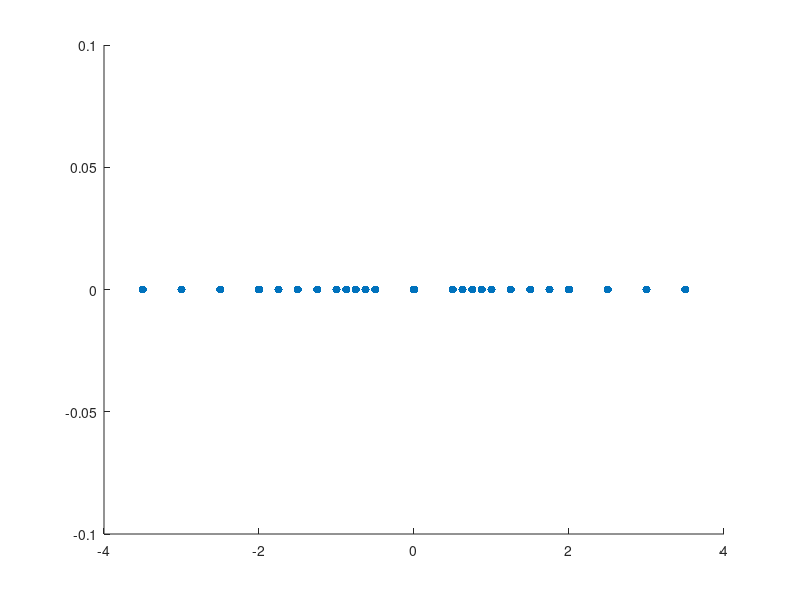
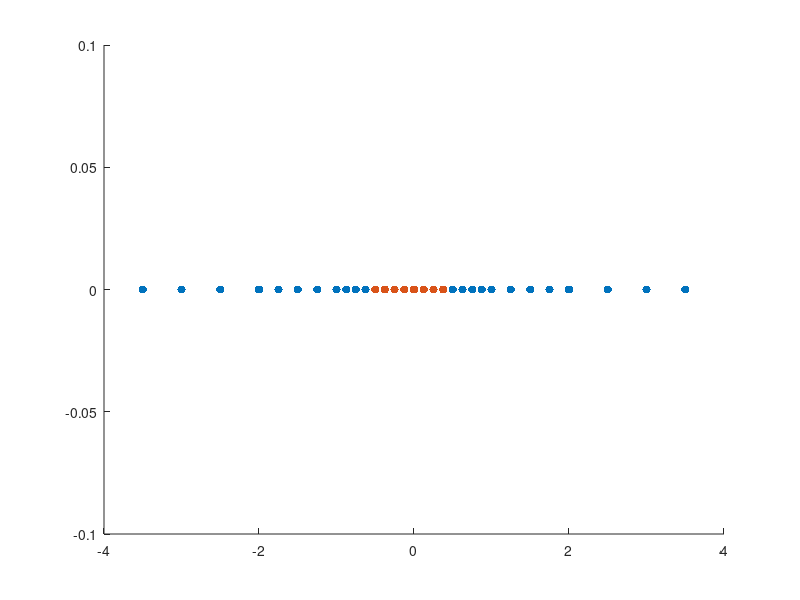

The MATLAB script that drew these images, in order:
A = [0 -3.5; 0 -3; 0 -2.5; 0 -2; 0 -1.75; 0 -1.5; 0 -1.25; 0 -1; 0 -0.875; 0 -0.75; 0 -0.625; 0 -0.5; 0 0; 
     0 0.5; 0 0.625; 0 0.75; 0 0.875; 0 1; 0 1.25; 0 1.5; 0 1.75; 0 2; 0 2.5; 0 3; 0 3.5];

axis([-4 4 -0.1 0.1]);
hold on
scatter(A(:,2),A(:,1),'filled');
figure;

B = [0 -0.5; 0 -0.375; 0 -0.25; 0 -0.125; 0 0; 0 0.125; 0 0.25; 0 0.375];

axis([-4 4 -0.1 0.1]);
hold on
scatter(A(:,2),A(:,1),'filled');
scatter(B(:,2),B(:,1),'filled');
